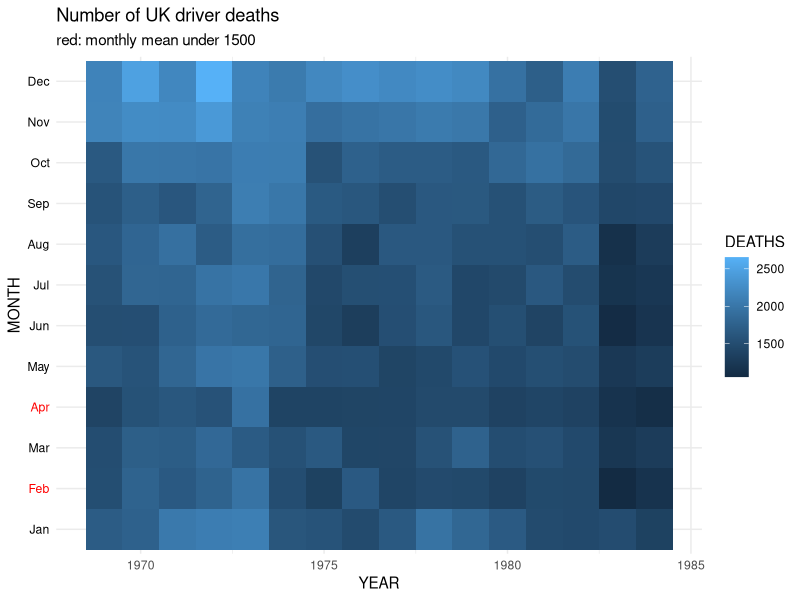

Write the R code that produced this figure.
# setting up the data
library(ggplot2)
library(data.table)

months_name <- c("Jan", "Feb", "Mar", "Apr", "May", "Jun",
                 "Jul", "Aug", "Sep", "Oct", "Nov", "Dec")

UKDriverDeaths_data <- data.table(
  MONTH = factor(months_name, levels = months_name),
  YEAR = rep(1969:1984, each = 12),
  DEATHS = as.numeric(UKDriverDeaths))

# criterio for the axis colors
UKDriverDeaths_data[, LOW := mean(DEATHS) < 1500, by = MONTH]
color.labels <- ifelse(UKDriverDeaths_data[, sort(unique(MONTH),
                                                  decreasing = FALSE,
                                                  na.last = TRUE)] %in% 
                         UKDriverDeaths_data[LOW == TRUE, MONTH],
                       'red', 'black')

# making the plot
ggplot(data = UKDriverDeaths_data,
       aes(x = YEAR, y = MONTH, fill = DEATHS)) +
  geom_tile() +
  ggtitle(label = "Number of UK driver deaths",
          subtitle = "red: monthly mean under 1500") +
  theme_minimal() +
  theme(axis.text.y = element_text(color = color.labels))